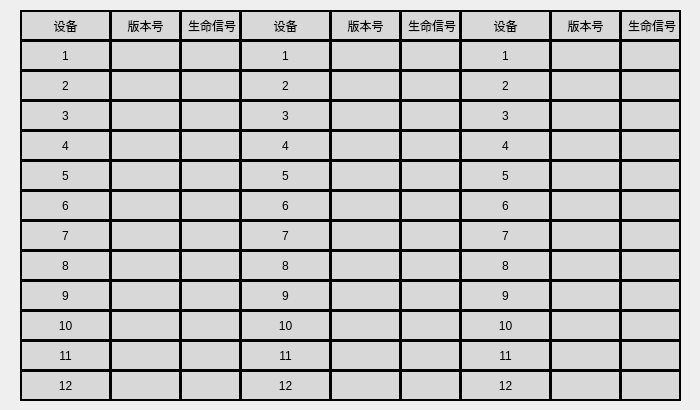
<?xml version="1.0" encoding="UTF-8"?>
<ui version="4.0">
 <class>CtrlVisionLifesignalForm</class>
 <widget class="QWidget" name="CtrlVisionLifesignalForm">
  <property name="geometry">
   <rect>
    <x>0</x>
    <y>0</y>
    <width>700</width>
    <height>410</height>
   </rect>
  </property>
  <property name="windowTitle">
   <string>Form</string>
  </property>
  <property name="styleSheet">
   <string notr="true">QLabel
{
	font: 12px ;
	color: black;
	border:2px solid black;
	background-color:rgb(216,216,216);
}</string>
  </property>
  <widget class="QLabel" name="name1">
   <property name="geometry">
    <rect>
     <x>20</x>
     <y>40</y>
     <width>91</width>
     <height>31</height>
    </rect>
   </property>
   <property name="text">
    <string>1</string>
   </property>
   <property name="alignment">
    <set>Qt::AlignCenter</set>
   </property>
  </widget>
  <widget class="QLabel" name="vision1">
   <property name="geometry">
    <rect>
     <x>110</x>
     <y>40</y>
     <width>71</width>
     <height>31</height>
    </rect>
   </property>
   <property name="text">
    <string/>
   </property>
   <property name="alignment">
    <set>Qt::AlignCenter</set>
   </property>
  </widget>
  <widget class="QLabel" name="lifesignal1">
   <property name="geometry">
    <rect>
     <x>180</x>
     <y>40</y>
     <width>61</width>
     <height>31</height>
    </rect>
   </property>
   <property name="text">
    <string/>
   </property>
   <property name="alignment">
    <set>Qt::AlignCenter</set>
   </property>
  </widget>
  <widget class="QLabel" name="label3">
   <property name="geometry">
    <rect>
     <x>180</x>
     <y>10</y>
     <width>61</width>
     <height>31</height>
    </rect>
   </property>
   <property name="text">
    <string> 生命信号</string>
   </property>
   <property name="alignment">
    <set>Qt::AlignCenter</set>
   </property>
  </widget>
  <widget class="QLabel" name="label2">
   <property name="geometry">
    <rect>
     <x>110</x>
     <y>10</y>
     <width>71</width>
     <height>31</height>
    </rect>
   </property>
   <property name="text">
    <string>版本号</string>
   </property>
   <property name="alignment">
    <set>Qt::AlignCenter</set>
   </property>
  </widget>
  <widget class="QLabel" name="label1">
   <property name="geometry">
    <rect>
     <x>20</x>
     <y>10</y>
     <width>91</width>
     <height>31</height>
    </rect>
   </property>
   <property name="text">
    <string>设备</string>
   </property>
   <property name="alignment">
    <set>Qt::AlignCenter</set>
   </property>
  </widget>
  <widget class="QLabel" name="label6">
   <property name="geometry">
    <rect>
     <x>400</x>
     <y>10</y>
     <width>61</width>
     <height>31</height>
    </rect>
   </property>
   <property name="text">
    <string> 生命信号</string>
   </property>
   <property name="alignment">
    <set>Qt::AlignCenter</set>
   </property>
  </widget>
  <widget class="QLabel" name="label5">
   <property name="geometry">
    <rect>
     <x>330</x>
     <y>10</y>
     <width>71</width>
     <height>31</height>
    </rect>
   </property>
   <property name="text">
    <string>版本号</string>
   </property>
   <property name="alignment">
    <set>Qt::AlignCenter</set>
   </property>
  </widget>
  <widget class="QLabel" name="label4">
   <property name="geometry">
    <rect>
     <x>240</x>
     <y>10</y>
     <width>91</width>
     <height>31</height>
    </rect>
   </property>
   <property name="text">
    <string>设备</string>
   </property>
   <property name="alignment">
    <set>Qt::AlignCenter</set>
   </property>
  </widget>
  <widget class="QLabel" name="label9">
   <property name="geometry">
    <rect>
     <x>620</x>
     <y>10</y>
     <width>61</width>
     <height>31</height>
    </rect>
   </property>
   <property name="text">
    <string> 生命信号</string>
   </property>
   <property name="alignment">
    <set>Qt::AlignCenter</set>
   </property>
  </widget>
  <widget class="QLabel" name="label8">
   <property name="geometry">
    <rect>
     <x>550</x>
     <y>10</y>
     <width>71</width>
     <height>31</height>
    </rect>
   </property>
   <property name="text">
    <string>版本号</string>
   </property>
   <property name="alignment">
    <set>Qt::AlignCenter</set>
   </property>
  </widget>
  <widget class="QLabel" name="label7">
   <property name="geometry">
    <rect>
     <x>460</x>
     <y>10</y>
     <width>91</width>
     <height>31</height>
    </rect>
   </property>
   <property name="text">
    <string>设备</string>
   </property>
   <property name="alignment">
    <set>Qt::AlignCenter</set>
   </property>
  </widget>
  <widget class="QLabel" name="lifesignal2">
   <property name="geometry">
    <rect>
     <x>180</x>
     <y>70</y>
     <width>61</width>
     <height>31</height>
    </rect>
   </property>
   <property name="text">
    <string/>
   </property>
   <property name="alignment">
    <set>Qt::AlignCenter</set>
   </property>
  </widget>
  <widget class="QLabel" name="vision2">
   <property name="geometry">
    <rect>
     <x>110</x>
     <y>70</y>
     <width>71</width>
     <height>31</height>
    </rect>
   </property>
   <property name="text">
    <string/>
   </property>
   <property name="alignment">
    <set>Qt::AlignCenter</set>
   </property>
  </widget>
  <widget class="QLabel" name="name2">
   <property name="geometry">
    <rect>
     <x>20</x>
     <y>70</y>
     <width>91</width>
     <height>31</height>
    </rect>
   </property>
   <property name="text">
    <string>2</string>
   </property>
   <property name="alignment">
    <set>Qt::AlignCenter</set>
   </property>
  </widget>
  <widget class="QLabel" name="lifesignal3">
   <property name="geometry">
    <rect>
     <x>180</x>
     <y>100</y>
     <width>61</width>
     <height>31</height>
    </rect>
   </property>
   <property name="text">
    <string/>
   </property>
   <property name="alignment">
    <set>Qt::AlignCenter</set>
   </property>
  </widget>
  <widget class="QLabel" name="vision3">
   <property name="geometry">
    <rect>
     <x>110</x>
     <y>100</y>
     <width>71</width>
     <height>31</height>
    </rect>
   </property>
   <property name="text">
    <string/>
   </property>
   <property name="alignment">
    <set>Qt::AlignCenter</set>
   </property>
  </widget>
  <widget class="QLabel" name="name3">
   <property name="geometry">
    <rect>
     <x>20</x>
     <y>100</y>
     <width>91</width>
     <height>31</height>
    </rect>
   </property>
   <property name="text">
    <string>3</string>
   </property>
   <property name="alignment">
    <set>Qt::AlignCenter</set>
   </property>
  </widget>
  <widget class="QLabel" name="lifesignal4">
   <property name="geometry">
    <rect>
     <x>180</x>
     <y>130</y>
     <width>61</width>
     <height>31</height>
    </rect>
   </property>
   <property name="text">
    <string/>
   </property>
   <property name="alignment">
    <set>Qt::AlignCenter</set>
   </property>
  </widget>
  <widget class="QLabel" name="vision4">
   <property name="geometry">
    <rect>
     <x>110</x>
     <y>130</y>
     <width>71</width>
     <height>31</height>
    </rect>
   </property>
   <property name="text">
    <string/>
   </property>
   <property name="alignment">
    <set>Qt::AlignCenter</set>
   </property>
  </widget>
  <widget class="QLabel" name="name4">
   <property name="geometry">
    <rect>
     <x>20</x>
     <y>130</y>
     <width>91</width>
     <height>31</height>
    </rect>
   </property>
   <property name="text">
    <string>4</string>
   </property>
   <property name="alignment">
    <set>Qt::AlignCenter</set>
   </property>
  </widget>
  <widget class="QLabel" name="lifesignal5">
   <property name="geometry">
    <rect>
     <x>180</x>
     <y>160</y>
     <width>61</width>
     <height>31</height>
    </rect>
   </property>
   <property name="text">
    <string/>
   </property>
   <property name="alignment">
    <set>Qt::AlignCenter</set>
   </property>
  </widget>
  <widget class="QLabel" name="vision5">
   <property name="geometry">
    <rect>
     <x>110</x>
     <y>160</y>
     <width>71</width>
     <height>31</height>
    </rect>
   </property>
   <property name="text">
    <string/>
   </property>
   <property name="alignment">
    <set>Qt::AlignCenter</set>
   </property>
  </widget>
  <widget class="QLabel" name="name5">
   <property name="geometry">
    <rect>
     <x>20</x>
     <y>160</y>
     <width>91</width>
     <height>31</height>
    </rect>
   </property>
   <property name="text">
    <string>5</string>
   </property>
   <property name="alignment">
    <set>Qt::AlignCenter</set>
   </property>
  </widget>
  <widget class="QLabel" name="lifesignal6">
   <property name="geometry">
    <rect>
     <x>180</x>
     <y>190</y>
     <width>61</width>
     <height>31</height>
    </rect>
   </property>
   <property name="text">
    <string/>
   </property>
   <property name="alignment">
    <set>Qt::AlignCenter</set>
   </property>
  </widget>
  <widget class="QLabel" name="vision6">
   <property name="geometry">
    <rect>
     <x>110</x>
     <y>190</y>
     <width>71</width>
     <height>31</height>
    </rect>
   </property>
   <property name="text">
    <string/>
   </property>
   <property name="alignment">
    <set>Qt::AlignCenter</set>
   </property>
  </widget>
  <widget class="QLabel" name="name6">
   <property name="geometry">
    <rect>
     <x>20</x>
     <y>190</y>
     <width>91</width>
     <height>31</height>
    </rect>
   </property>
   <property name="text">
    <string>6</string>
   </property>
   <property name="alignment">
    <set>Qt::AlignCenter</set>
   </property>
  </widget>
  <widget class="QLabel" name="lifesignal7">
   <property name="geometry">
    <rect>
     <x>180</x>
     <y>220</y>
     <width>61</width>
     <height>31</height>
    </rect>
   </property>
   <property name="text">
    <string/>
   </property>
   <property name="alignment">
    <set>Qt::AlignCenter</set>
   </property>
  </widget>
  <widget class="QLabel" name="vision7">
   <property name="geometry">
    <rect>
     <x>110</x>
     <y>220</y>
     <width>71</width>
     <height>31</height>
    </rect>
   </property>
   <property name="text">
    <string/>
   </property>
   <property name="alignment">
    <set>Qt::AlignCenter</set>
   </property>
  </widget>
  <widget class="QLabel" name="name7">
   <property name="geometry">
    <rect>
     <x>20</x>
     <y>220</y>
     <width>91</width>
     <height>31</height>
    </rect>
   </property>
   <property name="text">
    <string>7</string>
   </property>
   <property name="alignment">
    <set>Qt::AlignCenter</set>
   </property>
  </widget>
  <widget class="QLabel" name="lifesignal8">
   <property name="geometry">
    <rect>
     <x>180</x>
     <y>250</y>
     <width>61</width>
     <height>31</height>
    </rect>
   </property>
   <property name="text">
    <string/>
   </property>
   <property name="alignment">
    <set>Qt::AlignCenter</set>
   </property>
  </widget>
  <widget class="QLabel" name="vision8">
   <property name="geometry">
    <rect>
     <x>110</x>
     <y>250</y>
     <width>71</width>
     <height>31</height>
    </rect>
   </property>
   <property name="text">
    <string/>
   </property>
   <property name="alignment">
    <set>Qt::AlignCenter</set>
   </property>
  </widget>
  <widget class="QLabel" name="name8">
   <property name="geometry">
    <rect>
     <x>20</x>
     <y>250</y>
     <width>91</width>
     <height>31</height>
    </rect>
   </property>
   <property name="text">
    <string>8</string>
   </property>
   <property name="alignment">
    <set>Qt::AlignCenter</set>
   </property>
  </widget>
  <widget class="QLabel" name="lifesignal5_2">
   <property name="geometry">
    <rect>
     <x>400</x>
     <y>160</y>
     <width>61</width>
     <height>31</height>
    </rect>
   </property>
   <property name="text">
    <string/>
   </property>
   <property name="alignment">
    <set>Qt::AlignCenter</set>
   </property>
  </widget>
  <widget class="QLabel" name="lifesignal6_2">
   <property name="geometry">
    <rect>
     <x>400</x>
     <y>190</y>
     <width>61</width>
     <height>31</height>
    </rect>
   </property>
   <property name="text">
    <string/>
   </property>
   <property name="alignment">
    <set>Qt::AlignCenter</set>
   </property>
  </widget>
  <widget class="QLabel" name="name8_2">
   <property name="geometry">
    <rect>
     <x>240</x>
     <y>250</y>
     <width>91</width>
     <height>31</height>
    </rect>
   </property>
   <property name="text">
    <string>8</string>
   </property>
   <property name="alignment">
    <set>Qt::AlignCenter</set>
   </property>
  </widget>
  <widget class="QLabel" name="vision4_2">
   <property name="geometry">
    <rect>
     <x>330</x>
     <y>130</y>
     <width>71</width>
     <height>31</height>
    </rect>
   </property>
   <property name="text">
    <string/>
   </property>
   <property name="alignment">
    <set>Qt::AlignCenter</set>
   </property>
  </widget>
  <widget class="QLabel" name="lifesignal8_2">
   <property name="geometry">
    <rect>
     <x>400</x>
     <y>250</y>
     <width>61</width>
     <height>31</height>
    </rect>
   </property>
   <property name="text">
    <string/>
   </property>
   <property name="alignment">
    <set>Qt::AlignCenter</set>
   </property>
  </widget>
  <widget class="QLabel" name="name7_2">
   <property name="geometry">
    <rect>
     <x>240</x>
     <y>220</y>
     <width>91</width>
     <height>31</height>
    </rect>
   </property>
   <property name="text">
    <string>7</string>
   </property>
   <property name="alignment">
    <set>Qt::AlignCenter</set>
   </property>
  </widget>
  <widget class="QLabel" name="vision3_2">
   <property name="geometry">
    <rect>
     <x>330</x>
     <y>100</y>
     <width>71</width>
     <height>31</height>
    </rect>
   </property>
   <property name="text">
    <string/>
   </property>
   <property name="alignment">
    <set>Qt::AlignCenter</set>
   </property>
  </widget>
  <widget class="QLabel" name="lifesignal1_2">
   <property name="geometry">
    <rect>
     <x>400</x>
     <y>40</y>
     <width>61</width>
     <height>31</height>
    </rect>
   </property>
   <property name="text">
    <string/>
   </property>
   <property name="alignment">
    <set>Qt::AlignCenter</set>
   </property>
  </widget>
  <widget class="QLabel" name="name4_2">
   <property name="geometry">
    <rect>
     <x>240</x>
     <y>130</y>
     <width>91</width>
     <height>31</height>
    </rect>
   </property>
   <property name="text">
    <string>4</string>
   </property>
   <property name="alignment">
    <set>Qt::AlignCenter</set>
   </property>
  </widget>
  <widget class="QLabel" name="name6_2">
   <property name="geometry">
    <rect>
     <x>240</x>
     <y>190</y>
     <width>91</width>
     <height>31</height>
    </rect>
   </property>
   <property name="text">
    <string>6</string>
   </property>
   <property name="alignment">
    <set>Qt::AlignCenter</set>
   </property>
  </widget>
  <widget class="QLabel" name="lifesignal3_2">
   <property name="geometry">
    <rect>
     <x>400</x>
     <y>100</y>
     <width>61</width>
     <height>31</height>
    </rect>
   </property>
   <property name="text">
    <string/>
   </property>
   <property name="alignment">
    <set>Qt::AlignCenter</set>
   </property>
  </widget>
  <widget class="QLabel" name="vision6_2">
   <property name="geometry">
    <rect>
     <x>330</x>
     <y>190</y>
     <width>71</width>
     <height>31</height>
    </rect>
   </property>
   <property name="text">
    <string/>
   </property>
   <property name="alignment">
    <set>Qt::AlignCenter</set>
   </property>
  </widget>
  <widget class="QLabel" name="vision7_2">
   <property name="geometry">
    <rect>
     <x>330</x>
     <y>220</y>
     <width>71</width>
     <height>31</height>
    </rect>
   </property>
   <property name="text">
    <string/>
   </property>
   <property name="alignment">
    <set>Qt::AlignCenter</set>
   </property>
  </widget>
  <widget class="QLabel" name="lifesignal2_2">
   <property name="geometry">
    <rect>
     <x>400</x>
     <y>70</y>
     <width>61</width>
     <height>31</height>
    </rect>
   </property>
   <property name="text">
    <string/>
   </property>
   <property name="alignment">
    <set>Qt::AlignCenter</set>
   </property>
  </widget>
  <widget class="QLabel" name="lifesignal4_2">
   <property name="geometry">
    <rect>
     <x>400</x>
     <y>130</y>
     <width>61</width>
     <height>31</height>
    </rect>
   </property>
   <property name="text">
    <string/>
   </property>
   <property name="alignment">
    <set>Qt::AlignCenter</set>
   </property>
  </widget>
  <widget class="QLabel" name="name5_2">
   <property name="geometry">
    <rect>
     <x>240</x>
     <y>160</y>
     <width>91</width>
     <height>31</height>
    </rect>
   </property>
   <property name="text">
    <string>5</string>
   </property>
   <property name="alignment">
    <set>Qt::AlignCenter</set>
   </property>
  </widget>
  <widget class="QLabel" name="vision1_2">
   <property name="geometry">
    <rect>
     <x>330</x>
     <y>40</y>
     <width>71</width>
     <height>31</height>
    </rect>
   </property>
   <property name="text">
    <string/>
   </property>
   <property name="alignment">
    <set>Qt::AlignCenter</set>
   </property>
  </widget>
  <widget class="QLabel" name="name3_2">
   <property name="geometry">
    <rect>
     <x>240</x>
     <y>100</y>
     <width>91</width>
     <height>31</height>
    </rect>
   </property>
   <property name="text">
    <string>3</string>
   </property>
   <property name="alignment">
    <set>Qt::AlignCenter</set>
   </property>
  </widget>
  <widget class="QLabel" name="name2_2">
   <property name="geometry">
    <rect>
     <x>240</x>
     <y>70</y>
     <width>91</width>
     <height>31</height>
    </rect>
   </property>
   <property name="text">
    <string>2</string>
   </property>
   <property name="alignment">
    <set>Qt::AlignCenter</set>
   </property>
  </widget>
  <widget class="QLabel" name="vision2_2">
   <property name="geometry">
    <rect>
     <x>330</x>
     <y>70</y>
     <width>71</width>
     <height>31</height>
    </rect>
   </property>
   <property name="text">
    <string/>
   </property>
   <property name="alignment">
    <set>Qt::AlignCenter</set>
   </property>
  </widget>
  <widget class="QLabel" name="vision8_2">
   <property name="geometry">
    <rect>
     <x>330</x>
     <y>250</y>
     <width>71</width>
     <height>31</height>
    </rect>
   </property>
   <property name="text">
    <string/>
   </property>
   <property name="alignment">
    <set>Qt::AlignCenter</set>
   </property>
  </widget>
  <widget class="QLabel" name="vision5_2">
   <property name="geometry">
    <rect>
     <x>330</x>
     <y>160</y>
     <width>71</width>
     <height>31</height>
    </rect>
   </property>
   <property name="text">
    <string/>
   </property>
   <property name="alignment">
    <set>Qt::AlignCenter</set>
   </property>
  </widget>
  <widget class="QLabel" name="name1_2">
   <property name="geometry">
    <rect>
     <x>240</x>
     <y>40</y>
     <width>91</width>
     <height>31</height>
    </rect>
   </property>
   <property name="text">
    <string>1</string>
   </property>
   <property name="alignment">
    <set>Qt::AlignCenter</set>
   </property>
  </widget>
  <widget class="QLabel" name="lifesignal7_2">
   <property name="geometry">
    <rect>
     <x>400</x>
     <y>220</y>
     <width>61</width>
     <height>31</height>
    </rect>
   </property>
   <property name="text">
    <string/>
   </property>
   <property name="alignment">
    <set>Qt::AlignCenter</set>
   </property>
  </widget>
  <widget class="QLabel" name="lifesignal5_3">
   <property name="geometry">
    <rect>
     <x>620</x>
     <y>160</y>
     <width>61</width>
     <height>31</height>
    </rect>
   </property>
   <property name="text">
    <string/>
   </property>
   <property name="alignment">
    <set>Qt::AlignCenter</set>
   </property>
  </widget>
  <widget class="QLabel" name="lifesignal6_3">
   <property name="geometry">
    <rect>
     <x>620</x>
     <y>190</y>
     <width>61</width>
     <height>31</height>
    </rect>
   </property>
   <property name="text">
    <string/>
   </property>
   <property name="alignment">
    <set>Qt::AlignCenter</set>
   </property>
  </widget>
  <widget class="QLabel" name="name8_3">
   <property name="geometry">
    <rect>
     <x>460</x>
     <y>250</y>
     <width>91</width>
     <height>31</height>
    </rect>
   </property>
   <property name="text">
    <string>8</string>
   </property>
   <property name="alignment">
    <set>Qt::AlignCenter</set>
   </property>
  </widget>
  <widget class="QLabel" name="vision4_3">
   <property name="geometry">
    <rect>
     <x>550</x>
     <y>130</y>
     <width>71</width>
     <height>31</height>
    </rect>
   </property>
   <property name="text">
    <string/>
   </property>
   <property name="alignment">
    <set>Qt::AlignCenter</set>
   </property>
  </widget>
  <widget class="QLabel" name="lifesignal8_3">
   <property name="geometry">
    <rect>
     <x>620</x>
     <y>250</y>
     <width>61</width>
     <height>31</height>
    </rect>
   </property>
   <property name="text">
    <string/>
   </property>
   <property name="alignment">
    <set>Qt::AlignCenter</set>
   </property>
  </widget>
  <widget class="QLabel" name="name7_3">
   <property name="geometry">
    <rect>
     <x>460</x>
     <y>220</y>
     <width>91</width>
     <height>31</height>
    </rect>
   </property>
   <property name="text">
    <string>7</string>
   </property>
   <property name="alignment">
    <set>Qt::AlignCenter</set>
   </property>
  </widget>
  <widget class="QLabel" name="vision3_3">
   <property name="geometry">
    <rect>
     <x>550</x>
     <y>100</y>
     <width>71</width>
     <height>31</height>
    </rect>
   </property>
   <property name="text">
    <string/>
   </property>
   <property name="alignment">
    <set>Qt::AlignCenter</set>
   </property>
  </widget>
  <widget class="QLabel" name="lifesignal1_3">
   <property name="geometry">
    <rect>
     <x>620</x>
     <y>40</y>
     <width>61</width>
     <height>31</height>
    </rect>
   </property>
   <property name="text">
    <string/>
   </property>
   <property name="alignment">
    <set>Qt::AlignCenter</set>
   </property>
  </widget>
  <widget class="QLabel" name="name4_3">
   <property name="geometry">
    <rect>
     <x>460</x>
     <y>130</y>
     <width>91</width>
     <height>31</height>
    </rect>
   </property>
   <property name="text">
    <string>4</string>
   </property>
   <property name="alignment">
    <set>Qt::AlignCenter</set>
   </property>
  </widget>
  <widget class="QLabel" name="name6_3">
   <property name="geometry">
    <rect>
     <x>460</x>
     <y>190</y>
     <width>91</width>
     <height>31</height>
    </rect>
   </property>
   <property name="text">
    <string>6</string>
   </property>
   <property name="alignment">
    <set>Qt::AlignCenter</set>
   </property>
  </widget>
  <widget class="QLabel" name="lifesignal3_3">
   <property name="geometry">
    <rect>
     <x>620</x>
     <y>100</y>
     <width>61</width>
     <height>31</height>
    </rect>
   </property>
   <property name="text">
    <string/>
   </property>
   <property name="alignment">
    <set>Qt::AlignCenter</set>
   </property>
  </widget>
  <widget class="QLabel" name="vision6_3">
   <property name="geometry">
    <rect>
     <x>550</x>
     <y>190</y>
     <width>71</width>
     <height>31</height>
    </rect>
   </property>
   <property name="text">
    <string/>
   </property>
   <property name="alignment">
    <set>Qt::AlignCenter</set>
   </property>
  </widget>
  <widget class="QLabel" name="vision7_3">
   <property name="geometry">
    <rect>
     <x>550</x>
     <y>220</y>
     <width>71</width>
     <height>31</height>
    </rect>
   </property>
   <property name="text">
    <string/>
   </property>
   <property name="alignment">
    <set>Qt::AlignCenter</set>
   </property>
  </widget>
  <widget class="QLabel" name="lifesignal2_3">
   <property name="geometry">
    <rect>
     <x>620</x>
     <y>70</y>
     <width>61</width>
     <height>31</height>
    </rect>
   </property>
   <property name="text">
    <string/>
   </property>
   <property name="alignment">
    <set>Qt::AlignCenter</set>
   </property>
  </widget>
  <widget class="QLabel" name="lifesignal4_3">
   <property name="geometry">
    <rect>
     <x>620</x>
     <y>130</y>
     <width>61</width>
     <height>31</height>
    </rect>
   </property>
   <property name="text">
    <string/>
   </property>
   <property name="alignment">
    <set>Qt::AlignCenter</set>
   </property>
  </widget>
  <widget class="QLabel" name="name5_3">
   <property name="geometry">
    <rect>
     <x>460</x>
     <y>160</y>
     <width>91</width>
     <height>31</height>
    </rect>
   </property>
   <property name="text">
    <string>5</string>
   </property>
   <property name="alignment">
    <set>Qt::AlignCenter</set>
   </property>
  </widget>
  <widget class="QLabel" name="vision1_3">
   <property name="geometry">
    <rect>
     <x>550</x>
     <y>40</y>
     <width>71</width>
     <height>31</height>
    </rect>
   </property>
   <property name="text">
    <string/>
   </property>
   <property name="alignment">
    <set>Qt::AlignCenter</set>
   </property>
  </widget>
  <widget class="QLabel" name="name3_3">
   <property name="geometry">
    <rect>
     <x>460</x>
     <y>100</y>
     <width>91</width>
     <height>31</height>
    </rect>
   </property>
   <property name="text">
    <string>3</string>
   </property>
   <property name="alignment">
    <set>Qt::AlignCenter</set>
   </property>
  </widget>
  <widget class="QLabel" name="name2_3">
   <property name="geometry">
    <rect>
     <x>460</x>
     <y>70</y>
     <width>91</width>
     <height>31</height>
    </rect>
   </property>
   <property name="text">
    <string>2</string>
   </property>
   <property name="alignment">
    <set>Qt::AlignCenter</set>
   </property>
  </widget>
  <widget class="QLabel" name="vision2_3">
   <property name="geometry">
    <rect>
     <x>550</x>
     <y>70</y>
     <width>71</width>
     <height>31</height>
    </rect>
   </property>
   <property name="text">
    <string/>
   </property>
   <property name="alignment">
    <set>Qt::AlignCenter</set>
   </property>
  </widget>
  <widget class="QLabel" name="vision8_3">
   <property name="geometry">
    <rect>
     <x>550</x>
     <y>250</y>
     <width>71</width>
     <height>31</height>
    </rect>
   </property>
   <property name="text">
    <string/>
   </property>
   <property name="alignment">
    <set>Qt::AlignCenter</set>
   </property>
  </widget>
  <widget class="QLabel" name="vision5_3">
   <property name="geometry">
    <rect>
     <x>550</x>
     <y>160</y>
     <width>71</width>
     <height>31</height>
    </rect>
   </property>
   <property name="text">
    <string/>
   </property>
   <property name="alignment">
    <set>Qt::AlignCenter</set>
   </property>
  </widget>
  <widget class="QLabel" name="name1_3">
   <property name="geometry">
    <rect>
     <x>460</x>
     <y>40</y>
     <width>91</width>
     <height>31</height>
    </rect>
   </property>
   <property name="text">
    <string>1</string>
   </property>
   <property name="alignment">
    <set>Qt::AlignCenter</set>
   </property>
  </widget>
  <widget class="QLabel" name="lifesignal7_3">
   <property name="geometry">
    <rect>
     <x>620</x>
     <y>220</y>
     <width>61</width>
     <height>31</height>
    </rect>
   </property>
   <property name="text">
    <string/>
   </property>
   <property name="alignment">
    <set>Qt::AlignCenter</set>
   </property>
  </widget>
  <widget class="QLabel" name="name9">
   <property name="geometry">
    <rect>
     <x>20</x>
     <y>280</y>
     <width>91</width>
     <height>31</height>
    </rect>
   </property>
   <property name="text">
    <string>9</string>
   </property>
   <property name="alignment">
    <set>Qt::AlignCenter</set>
   </property>
  </widget>
  <widget class="QLabel" name="vision9">
   <property name="geometry">
    <rect>
     <x>110</x>
     <y>280</y>
     <width>71</width>
     <height>31</height>
    </rect>
   </property>
   <property name="text">
    <string/>
   </property>
   <property name="alignment">
    <set>Qt::AlignCenter</set>
   </property>
  </widget>
  <widget class="QLabel" name="vision9_2">
   <property name="geometry">
    <rect>
     <x>330</x>
     <y>280</y>
     <width>71</width>
     <height>31</height>
    </rect>
   </property>
   <property name="text">
    <string/>
   </property>
   <property name="alignment">
    <set>Qt::AlignCenter</set>
   </property>
  </widget>
  <widget class="QLabel" name="vision9_3">
   <property name="geometry">
    <rect>
     <x>550</x>
     <y>280</y>
     <width>71</width>
     <height>31</height>
    </rect>
   </property>
   <property name="text">
    <string/>
   </property>
   <property name="alignment">
    <set>Qt::AlignCenter</set>
   </property>
  </widget>
  <widget class="QLabel" name="name9_2">
   <property name="geometry">
    <rect>
     <x>240</x>
     <y>280</y>
     <width>91</width>
     <height>31</height>
    </rect>
   </property>
   <property name="text">
    <string>9</string>
   </property>
   <property name="alignment">
    <set>Qt::AlignCenter</set>
   </property>
  </widget>
  <widget class="QLabel" name="lifesignal9_2">
   <property name="geometry">
    <rect>
     <x>400</x>
     <y>280</y>
     <width>61</width>
     <height>31</height>
    </rect>
   </property>
   <property name="text">
    <string/>
   </property>
   <property name="alignment">
    <set>Qt::AlignCenter</set>
   </property>
  </widget>
  <widget class="QLabel" name="lifesignal9">
   <property name="geometry">
    <rect>
     <x>180</x>
     <y>280</y>
     <width>61</width>
     <height>31</height>
    </rect>
   </property>
   <property name="text">
    <string/>
   </property>
   <property name="alignment">
    <set>Qt::AlignCenter</set>
   </property>
  </widget>
  <widget class="QLabel" name="lifesignal9_3">
   <property name="geometry">
    <rect>
     <x>620</x>
     <y>280</y>
     <width>61</width>
     <height>31</height>
    </rect>
   </property>
   <property name="text">
    <string/>
   </property>
   <property name="alignment">
    <set>Qt::AlignCenter</set>
   </property>
  </widget>
  <widget class="QLabel" name="name9_3">
   <property name="geometry">
    <rect>
     <x>460</x>
     <y>280</y>
     <width>91</width>
     <height>31</height>
    </rect>
   </property>
   <property name="text">
    <string>9</string>
   </property>
   <property name="alignment">
    <set>Qt::AlignCenter</set>
   </property>
  </widget>
  <widget class="QLabel" name="name10">
   <property name="geometry">
    <rect>
     <x>20</x>
     <y>310</y>
     <width>91</width>
     <height>31</height>
    </rect>
   </property>
   <property name="text">
    <string>10</string>
   </property>
   <property name="alignment">
    <set>Qt::AlignCenter</set>
   </property>
  </widget>
  <widget class="QLabel" name="vision10">
   <property name="geometry">
    <rect>
     <x>110</x>
     <y>310</y>
     <width>71</width>
     <height>31</height>
    </rect>
   </property>
   <property name="text">
    <string/>
   </property>
   <property name="alignment">
    <set>Qt::AlignCenter</set>
   </property>
  </widget>
  <widget class="QLabel" name="vision10_2">
   <property name="geometry">
    <rect>
     <x>330</x>
     <y>310</y>
     <width>71</width>
     <height>31</height>
    </rect>
   </property>
   <property name="text">
    <string/>
   </property>
   <property name="alignment">
    <set>Qt::AlignCenter</set>
   </property>
  </widget>
  <widget class="QLabel" name="vision10_3">
   <property name="geometry">
    <rect>
     <x>550</x>
     <y>310</y>
     <width>71</width>
     <height>31</height>
    </rect>
   </property>
   <property name="text">
    <string/>
   </property>
   <property name="alignment">
    <set>Qt::AlignCenter</set>
   </property>
  </widget>
  <widget class="QLabel" name="name10_2">
   <property name="geometry">
    <rect>
     <x>240</x>
     <y>310</y>
     <width>91</width>
     <height>31</height>
    </rect>
   </property>
   <property name="text">
    <string>10</string>
   </property>
   <property name="alignment">
    <set>Qt::AlignCenter</set>
   </property>
  </widget>
  <widget class="QLabel" name="lifesignal10_2">
   <property name="geometry">
    <rect>
     <x>400</x>
     <y>310</y>
     <width>61</width>
     <height>31</height>
    </rect>
   </property>
   <property name="text">
    <string/>
   </property>
   <property name="alignment">
    <set>Qt::AlignCenter</set>
   </property>
  </widget>
  <widget class="QLabel" name="lifesignal10">
   <property name="geometry">
    <rect>
     <x>180</x>
     <y>310</y>
     <width>61</width>
     <height>31</height>
    </rect>
   </property>
   <property name="text">
    <string/>
   </property>
   <property name="alignment">
    <set>Qt::AlignCenter</set>
   </property>
  </widget>
  <widget class="QLabel" name="lifesignal10_3">
   <property name="geometry">
    <rect>
     <x>620</x>
     <y>310</y>
     <width>61</width>
     <height>31</height>
    </rect>
   </property>
   <property name="text">
    <string/>
   </property>
   <property name="alignment">
    <set>Qt::AlignCenter</set>
   </property>
  </widget>
  <widget class="QLabel" name="name10_3">
   <property name="geometry">
    <rect>
     <x>460</x>
     <y>310</y>
     <width>91</width>
     <height>31</height>
    </rect>
   </property>
   <property name="text">
    <string>10</string>
   </property>
   <property name="alignment">
    <set>Qt::AlignCenter</set>
   </property>
  </widget>
  <widget class="QLabel" name="name11">
   <property name="geometry">
    <rect>
     <x>20</x>
     <y>340</y>
     <width>91</width>
     <height>31</height>
    </rect>
   </property>
   <property name="text">
    <string>11</string>
   </property>
   <property name="alignment">
    <set>Qt::AlignCenter</set>
   </property>
  </widget>
  <widget class="QLabel" name="lifesignal11">
   <property name="geometry">
    <rect>
     <x>180</x>
     <y>340</y>
     <width>61</width>
     <height>31</height>
    </rect>
   </property>
   <property name="text">
    <string/>
   </property>
   <property name="alignment">
    <set>Qt::AlignCenter</set>
   </property>
  </widget>
  <widget class="QLabel" name="vision11">
   <property name="geometry">
    <rect>
     <x>110</x>
     <y>340</y>
     <width>71</width>
     <height>31</height>
    </rect>
   </property>
   <property name="text">
    <string/>
   </property>
   <property name="alignment">
    <set>Qt::AlignCenter</set>
   </property>
  </widget>
  <widget class="QLabel" name="name12">
   <property name="geometry">
    <rect>
     <x>20</x>
     <y>370</y>
     <width>91</width>
     <height>31</height>
    </rect>
   </property>
   <property name="text">
    <string>12</string>
   </property>
   <property name="alignment">
    <set>Qt::AlignCenter</set>
   </property>
  </widget>
  <widget class="QLabel" name="lifesignal12">
   <property name="geometry">
    <rect>
     <x>180</x>
     <y>370</y>
     <width>61</width>
     <height>31</height>
    </rect>
   </property>
   <property name="text">
    <string/>
   </property>
   <property name="alignment">
    <set>Qt::AlignCenter</set>
   </property>
  </widget>
  <widget class="QLabel" name="vision12">
   <property name="geometry">
    <rect>
     <x>110</x>
     <y>370</y>
     <width>71</width>
     <height>31</height>
    </rect>
   </property>
   <property name="text">
    <string/>
   </property>
   <property name="alignment">
    <set>Qt::AlignCenter</set>
   </property>
  </widget>
  <widget class="QLabel" name="name11_2">
   <property name="geometry">
    <rect>
     <x>240</x>
     <y>340</y>
     <width>91</width>
     <height>31</height>
    </rect>
   </property>
   <property name="text">
    <string>11</string>
   </property>
   <property name="alignment">
    <set>Qt::AlignCenter</set>
   </property>
  </widget>
  <widget class="QLabel" name="vision12_2">
   <property name="geometry">
    <rect>
     <x>330</x>
     <y>370</y>
     <width>71</width>
     <height>31</height>
    </rect>
   </property>
   <property name="text">
    <string/>
   </property>
   <property name="alignment">
    <set>Qt::AlignCenter</set>
   </property>
  </widget>
  <widget class="QLabel" name="lifesignal12_2">
   <property name="geometry">
    <rect>
     <x>400</x>
     <y>370</y>
     <width>61</width>
     <height>31</height>
    </rect>
   </property>
   <property name="text">
    <string/>
   </property>
   <property name="alignment">
    <set>Qt::AlignCenter</set>
   </property>
  </widget>
  <widget class="QLabel" name="vision11_2">
   <property name="geometry">
    <rect>
     <x>330</x>
     <y>340</y>
     <width>71</width>
     <height>31</height>
    </rect>
   </property>
   <property name="text">
    <string/>
   </property>
   <property name="alignment">
    <set>Qt::AlignCenter</set>
   </property>
  </widget>
  <widget class="QLabel" name="name12_2">
   <property name="geometry">
    <rect>
     <x>240</x>
     <y>370</y>
     <width>91</width>
     <height>31</height>
    </rect>
   </property>
   <property name="text">
    <string>12</string>
   </property>
   <property name="alignment">
    <set>Qt::AlignCenter</set>
   </property>
  </widget>
  <widget class="QLabel" name="lifesignal11_2">
   <property name="geometry">
    <rect>
     <x>400</x>
     <y>340</y>
     <width>61</width>
     <height>31</height>
    </rect>
   </property>
   <property name="text">
    <string/>
   </property>
   <property name="alignment">
    <set>Qt::AlignCenter</set>
   </property>
  </widget>
  <widget class="QLabel" name="name11_3">
   <property name="geometry">
    <rect>
     <x>460</x>
     <y>340</y>
     <width>91</width>
     <height>31</height>
    </rect>
   </property>
   <property name="text">
    <string>11</string>
   </property>
   <property name="alignment">
    <set>Qt::AlignCenter</set>
   </property>
  </widget>
  <widget class="QLabel" name="vision12_3">
   <property name="geometry">
    <rect>
     <x>550</x>
     <y>370</y>
     <width>71</width>
     <height>31</height>
    </rect>
   </property>
   <property name="text">
    <string/>
   </property>
   <property name="alignment">
    <set>Qt::AlignCenter</set>
   </property>
  </widget>
  <widget class="QLabel" name="lifesignal12_3">
   <property name="geometry">
    <rect>
     <x>620</x>
     <y>370</y>
     <width>61</width>
     <height>31</height>
    </rect>
   </property>
   <property name="text">
    <string/>
   </property>
   <property name="alignment">
    <set>Qt::AlignCenter</set>
   </property>
  </widget>
  <widget class="QLabel" name="vision11_3">
   <property name="geometry">
    <rect>
     <x>550</x>
     <y>340</y>
     <width>71</width>
     <height>31</height>
    </rect>
   </property>
   <property name="text">
    <string/>
   </property>
   <property name="alignment">
    <set>Qt::AlignCenter</set>
   </property>
  </widget>
  <widget class="QLabel" name="name12_3">
   <property name="geometry">
    <rect>
     <x>460</x>
     <y>370</y>
     <width>91</width>
     <height>31</height>
    </rect>
   </property>
   <property name="text">
    <string>12</string>
   </property>
   <property name="alignment">
    <set>Qt::AlignCenter</set>
   </property>
  </widget>
  <widget class="QLabel" name="lifesignal11_3">
   <property name="geometry">
    <rect>
     <x>620</x>
     <y>340</y>
     <width>61</width>
     <height>31</height>
    </rect>
   </property>
   <property name="text">
    <string/>
   </property>
   <property name="alignment">
    <set>Qt::AlignCenter</set>
   </property>
  </widget>
 </widget>
 <resources/>
 <connections/>
</ui>
